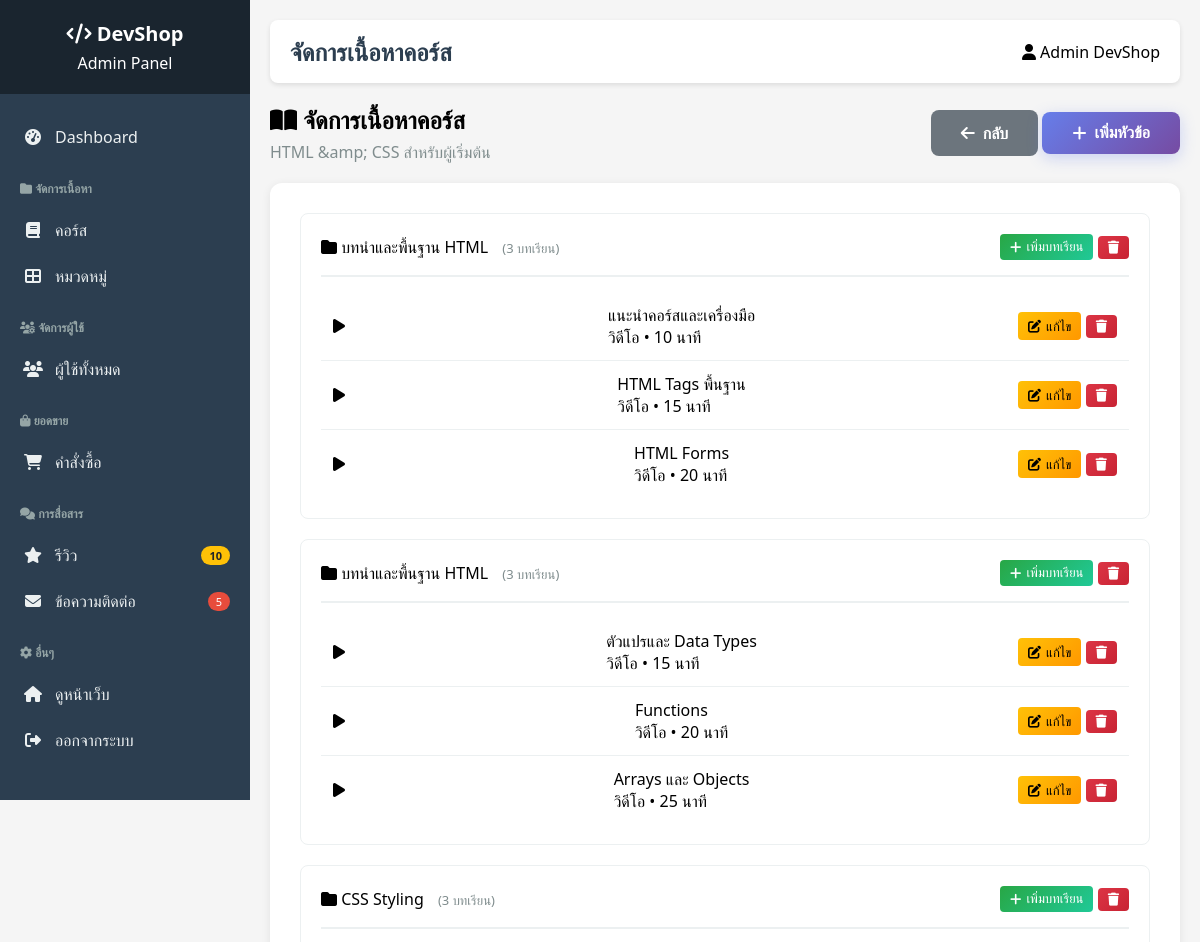
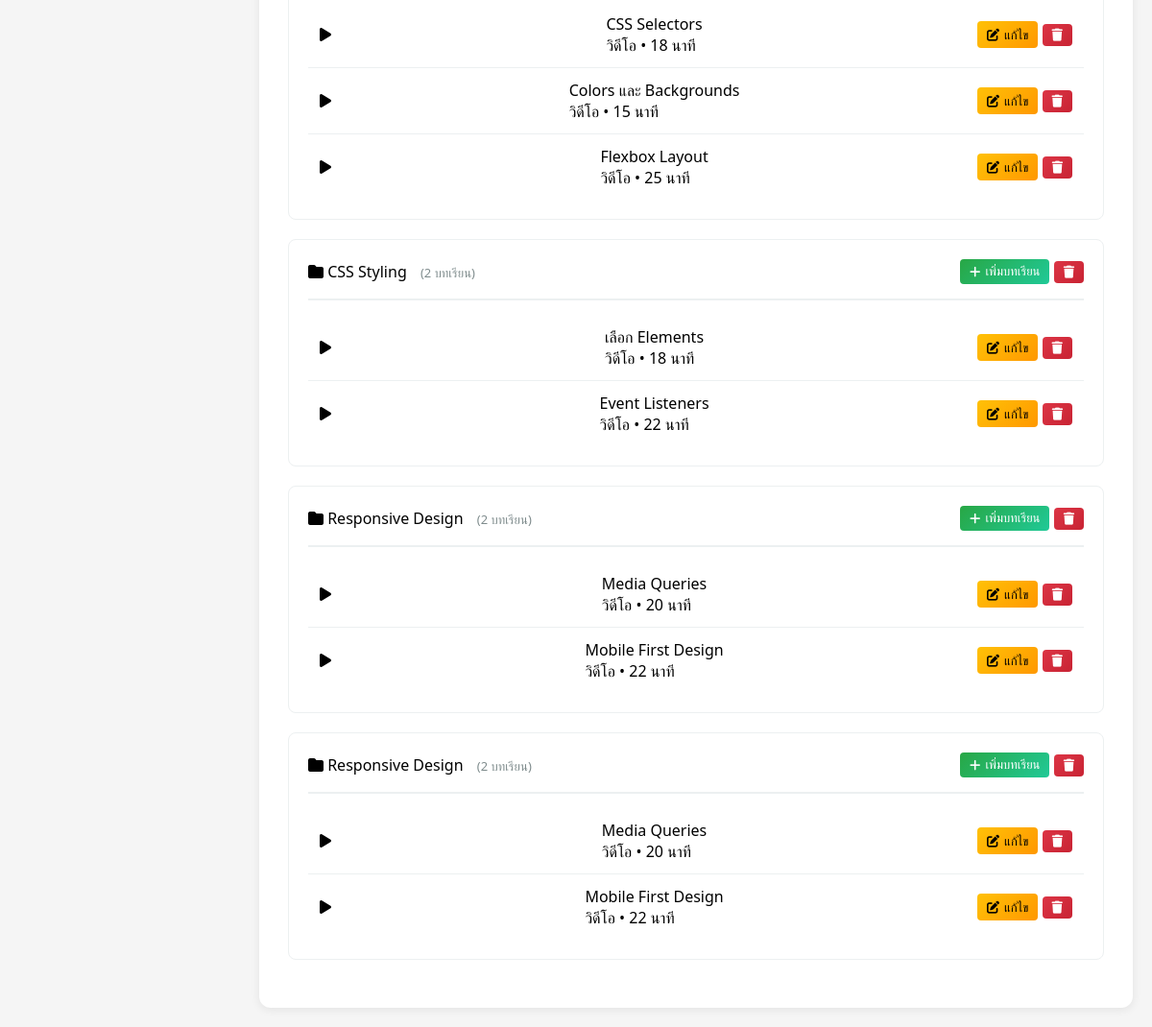
/admin/course_content.php?id=1 (signed in), run on the app's committed database (2 pictures, top to bottom).
### tables this page shows
CREATE TABLE `courses` (
  `course_id` int NOT NULL AUTO_INCREMENT,
  `instructor_id` int NOT NULL,
  `category_id` int NOT NULL,
  `course_title` varchar(200) NOT NULL,
  `course_slug` varchar(200) NOT NULL,
  `description` text,
  `short_description` varchar(500) DEFAULT NULL,
  `thumbnail` varchar(255) DEFAULT NULL,
  `level` enum('beginner','intermediate','advanced') DEFAULT 'beginner',
  `price` decimal(10,2) NOT NULL,
  `discount_price` decimal(10,2) DEFAULT NULL,
  `duration_hours` decimal(5,2) DEFAULT NULL,
  `total_lectures` int DEFAULT '0',
  `status` enum('draft','published','archived') DEFAULT 'draft',
  `featured` tinyint(1) DEFAULT '0',
  `bestseller` tinyint(1) DEFAULT '0',
  `created_at` timestamp NULL DEFAULT CURRENT_TIMESTAMP,
  `updated_at` timestamp NULL DEFAULT CURRENT_TIMESTAMP ON UPDATE CURRENT_TIMESTAMP,
  PRIMARY KEY (`course_id`),
  UNIQUE KEY `course_slug` (`course_slug`),
  KEY `idx_slug` (`course_slug`),
  KEY `idx_instructor` (`instructor_id`),
  KEY `idx_category` (`category_id`),
  KEY `idx_status` (`status`),
  KEY `idx_featured` (`featured`),
  CONSTRAINT `courses_ibfk_1` FOREIGN KEY (`instructor_id`) REFERENCES `users` (`user_id`) ON DELETE CASCADE,
  CONSTRAINT `courses_ibfk_2` FOREIGN KEY (`category_id`) REFERENCES `categories` (`category_id`) ON DELETE RESTRICT
);

CREATE TABLE `sections` (
  `section_id` int NOT NULL AUTO_INCREMENT,
  `course_id` int NOT NULL,
  `section_title` varchar(200) NOT NULL,
  `section_order` int DEFAULT '0',
  `created_at` timestamp NULL DEFAULT CURRENT_TIMESTAMP,
  PRIMARY KEY (`section_id`),
  KEY `idx_course` (`course_id`),
  CONSTRAINT `sections_ibfk_1` FOREIGN KEY (`course_id`) REFERENCES `courses` (`course_id`) ON DELETE CASCADE
);

CREATE TABLE `lectures` (
  `lecture_id` int NOT NULL AUTO_INCREMENT,
  `section_id` int NOT NULL,
  `lecture_title` varchar(200) NOT NULL,
  `lecture_type` enum('video','article','quiz','file') DEFAULT 'video',
  `content_url` varchar(255) DEFAULT NULL,
  `content_text` text,
  `duration_minutes` int DEFAULT NULL,
  `lecture_order` int DEFAULT '0',
  `is_preview` tinyint(1) DEFAULT '0',
  `created_at` timestamp NULL DEFAULT CURRENT_TIMESTAMP,
  PRIMARY KEY (`lecture_id`),
  KEY `idx_section` (`section_id`),
  CONSTRAINT `lectures_ibfk_1` FOREIGN KEY (`section_id`) REFERENCES `sections` (`section_id`) ON DELETE CASCADE
);

### admin/course_content.php (the view, shortened to what this page needs)
<?php
require_once '../includes/config.php';
$course_id = intval($_GET['id']);
$course = $conn->query("SELECT * FROM courses WHERE course_id = $course_id")->fetch_assoc();
$sections_sql = "SELECT * FROM sections WHERE course_id = $course_id ORDER BY section_order ASC";
$sections = $conn->query($sections_sql)->fetch_all(MYSQLI_ASSOC);
foreach ($sections as &$section) {
    $section_id = $section['section_id'];
    $lectures_sql = "SELECT * FROM lectures WHERE section_id = $section_id ORDER BY lecture_order ASC";
    $section['lectures'] = $conn->query($lectures_sql)->fetch_all(MYSQLI_ASSOC);
}
?>
<?php include 'includes/header.php'; ?>
<link rel="stylesheet" href="../assets/css/admin-reviews.css">
<div style="display: flex; justify-content: space-between; align-items: center; margin-bottom: 20px;">
    <div>
        <h2><i class="fas fa-book-open"></i> จัดการเนื้อหาคอร์ส</h2>
        <p style="color: #7f8c8d; margin-top: 5px;"><?php echo htmlspecialchars($course['course_title']); ?></p>
    </div>
    <div>
        <a href="courses.php" class="btn btn-secondary">
            <i class="fas fa-arrow-left"></i> กลับ
        </a>
        <button onclick="openAddSectionModal()" class="btn btn-primary">
            <i class="fas fa-plus"></i> เพิ่มหัวข้อ
        </button>
    </div>
</div>
<div class="content-box">
    <?php if (empty($sections)): ?>
        <div class="empty-state">
            <i class="fas fa-folder-open"></i>
            <h3>ยังไม่มีเนื้อหาบทเรียน</h3>
            <p>เริ่มต้นสร้างเนื้อหาคอร์สโดยการเพิ่มหัวข้อ (Section)</p>
            <button onclick="openAddSectionModal()" class="btn btn-primary" style="margin-top: 15px;">
                <i class="fas fa-plus"></i> เพิ่มหัวข้อแรก
            </button>
        </div>
    <?php else: ?>
        <?php foreach ($sections as $section): ?>
            <div class="section-card">
                <div class="section-header">
                    <div>
                        <span class="section-title">
                            <i class="fas fa-folder"></i> <?php echo htmlspecialchars($section['section_title']); ?>
                        </span>
                        <span style="color: #7f8c8d; font-size: 13px; margin-left: 10px;">
                            (<?php echo count($section['lectures']); ?> บทเรียน)
                        </span>
                    </div>
                    <div>
                        <button onclick="openAddLectureModal(<?php echo $section['section_id']; ?>, '<?php echo htmlspecialchars(addslashes($section['section_title'])); ?>')" class="btn btn-success btn-sm">
                            <i class="fas fa-plus"></i> เพิ่มบทเรียน
                        </button>
                        <a href="javascript:void(0)" onclick="confirmDelete('คุณต้องการลบหัวข้อนี้หรือไม่?', '?id=<?php echo $course_id; ?>&delete_section=<?php echo $section['section_id']; ?>')" class="btn btn-danger btn-sm">
                            <i class="fas fa-trash"></i>
                        </a>
                    </div>
                </div>
                <div class="lecture-list">
                    <?php if (empty($section['lectures'])): ?>
                        <p style="text-align: center; color: #7f8c8d; padding: 20px;">
                            ยังไม่มีบทเรียนในหัวข้อนี้
                        </p>
                    <?php else: ?>
                        <?php foreach ($section['lectures'] as $lecture): ?>
                            <div class="lecture-item">
                                <div class="lecture-icon">
                                    <i class="fas fa-<?php echo $lecture['lecture_type'] == 'video' ? 'play' : 'file-alt'; ?>"></i>
                                </div>
                                <div class="lecture-info">
                                    <div class="lecture-name"><?php echo htmlspecialchars($lecture['lecture_title']); ?></div>
                                    <div class="lecture-meta">
                                        <?php
                                        $types = ['video' => 'วิดีโอ', 'article' => 'บทความ', 'quiz' => 'แบบทดสอบ', 'file' => 'ไฟล์'];
                                        echo $types[$lecture['lecture_type']];
                                        ?>
                                        <?php if ($lecture['duration_minutes']): ?>
                                            • <?php echo $lecture['duration_minutes']; ?> นาที
                                        <?php endif; ?>
                                    </div>
                                </div>
                                <div>
                                    <a href="lecture_edit.php?id=<?php echo $lecture['lecture_id']; ?>&course=<?php echo $course_id; ?>" class="btn btn-warning btn-sm">
                                        <i class="fas fa-edit"></i> แก้ไข
                                    </a>
                                    <a href="javascript:void(0)" onclick="confirmDelete('คุณต้องการลบบทเรียนนี้หรือไม่?', '?id=<?php echo $course_id; ?>&delete_lecture=<?php echo $lecture['lecture_id']; ?>')" class="btn btn-danger btn-sm">
                                        <i class="fas fa-trash"></i>
                                    </a>
                                </div>
                            </div>
                        <?php endforeach; ?>
                    <?php endif; ?>
                </div>
            </div>
        <?php endforeach; ?>
    <?php endif; ?>
</div>
<?php include 'includes/footer.php'; ?>

### assets/css/admin-reviews.css (style rules this page uses)
.content-box { background: white; padding: 20px; border-radius: 8px; box-shadow: 0 2px 5px rgba(0,0,0,0.1); }
.btn-sm { padding: 5px 10px; font-size: 13px; border-radius: 4px; text-decoration: none; display: inline-flex; align-items: center; gap: 5px; transition: all 0.3s; border: none; cursor: pointer; }
.btn-success { background: #28a745; color: white; }
.btn-warning { background: #ffc107; color: #000; }
.btn-danger { background: #dc3545; color: white; }
.btn-primary { background: linear-gradient(135deg, #667eea 0%, #764ba2 100%); color: white; padding: 12px 30px; border: none; border-radius: 8px; font-size: 16px; font-weight: 600; cursor: pointer; display: inline-flex; align-items: center; gap: 8px; text-decoration: none; transition: all 0.3s; box-shadow: 0 4px 15px rgba(102, 126, 234, 0.3); }
.btn-secondary { background: #6c757d; color: white; padding: 12px 30px; border: none; border-radius: 8px; font-size: 16px; font-weight: 600; cursor: pointer; text-decoration: none; display: inline-flex; align-items: center; gap: 8px; transition: all 0.3s; }
.section-card { background: white; padding: 20px; border-radius: 8px; border: 1px solid #ecf0f1; margin-bottom: 20px; }
.section-header { display: flex; justify-content: space-between; align-items: center; margin-bottom: 15px; padding-bottom: 15px; border-bottom: 2px solid #ecf0f1; }
.lecture-list { list-style: none; padding: 0; margin: 0; }
.lecture-item { padding: 12px; border-bottom: 1px solid #ecf0f1; display: flex; justify-content: space-between; align-items: center; }
.lecture-item:last-child { border-bottom: none; }
.content-box { background: white; padding: 30px; border-radius: 12px; box-shadow: 0 2px 10px rgba(0,0,0,0.08); width: 100%; }
.btn-sm.btn-success { background: linear-gradient(135deg, #28a745 0%, #20c997 100%); border: none; }
.btn-sm.btn-warning { background: linear-gradient(135deg, #ffc107 0%, #ff9800 100%); color: #000; border: none; }
.btn-sm.btn-danger { background: linear-gradient(135deg, #dc3545 0%, #c82333 100%); border: none; }

### admin/includes/header.php (style rules this page uses)
* { margin: 0; padding: 0; box-sizing: border-box; }
body { font-family: 'Segoe UI', Tahoma, Geneva, Verdana, sans-serif; background: #f5f5f5; }
.btn { padding: 8px 15px; border-radius: 5px; text-decoration: none; transition: all 0.3s; }
.btn-primary { background: #667eea; color: white; }
.btn-danger { background: #e74c3c; color: white; }

### data on the page
courses: course_title "HTML &amp; CSS สำหรับผู้เริ่มต้น"
sections: section_title "บทนำและพื้นฐาน HTML", count($section['lectures']) "3"
lectures: lecture_title "แนะนำคอร์สและเครื่องมือ", lecture_type "วิดีโอ", duration_minutes "10"
lectures: lecture_title "HTML Tags พื้นฐาน", lecture_type "วิดีโอ", duration_minutes "15"
lectures: lecture_title "HTML Forms", lecture_type "วิดีโอ", duration_minutes "20"
sections: section_title "บทนำและพื้นฐาน HTML", count($section['lectures']) "3"
lectures: lecture_title "ตัวแปรและ Data Types", lecture_type "วิดีโอ", duration_minutes "15"
lectures: lecture_title "Functions", lecture_type "วิดีโอ", duration_minutes "20"
lectures: lecture_title "Arrays และ Objects", lecture_type "วิดีโอ", duration_minutes "25"
sections: section_title "CSS Styling", count($section['lectures']) "3"
lectures: lecture_title "CSS Selectors", lecture_type "วิดีโอ", duration_minutes "18"
lectures: lecture_title "Colors และ Backgrounds", lecture_type "วิดีโอ", duration_minutes "15"
lectures: lecture_title "Flexbox Layout", lecture_type "วิดีโอ", duration_minutes "25"
sections: section_title "CSS Styling", count($section['lectures']) "2"
lectures: lecture_title "เลือก Elements", lecture_type "วิดีโอ", duration_minutes "18"
lectures: lecture_title "Event Listeners", lecture_type "วิดีโอ", duration_minutes "22"
sections: section_title "Responsive Design", count($section['lectures']) "2"
lectures: lecture_title "Media Queries", lecture_type "วิดีโอ", duration_minutes "20"
lectures: lecture_title "Mobile First Design", lecture_type "วิดีโอ", duration_minutes "22"

### other printed values
$new_reviews "10"
$new_messages "5"
$page_title "จัดการเนื้อหาคอร์ส"
$_SESSION['user_name'] "Admin DevShop"
